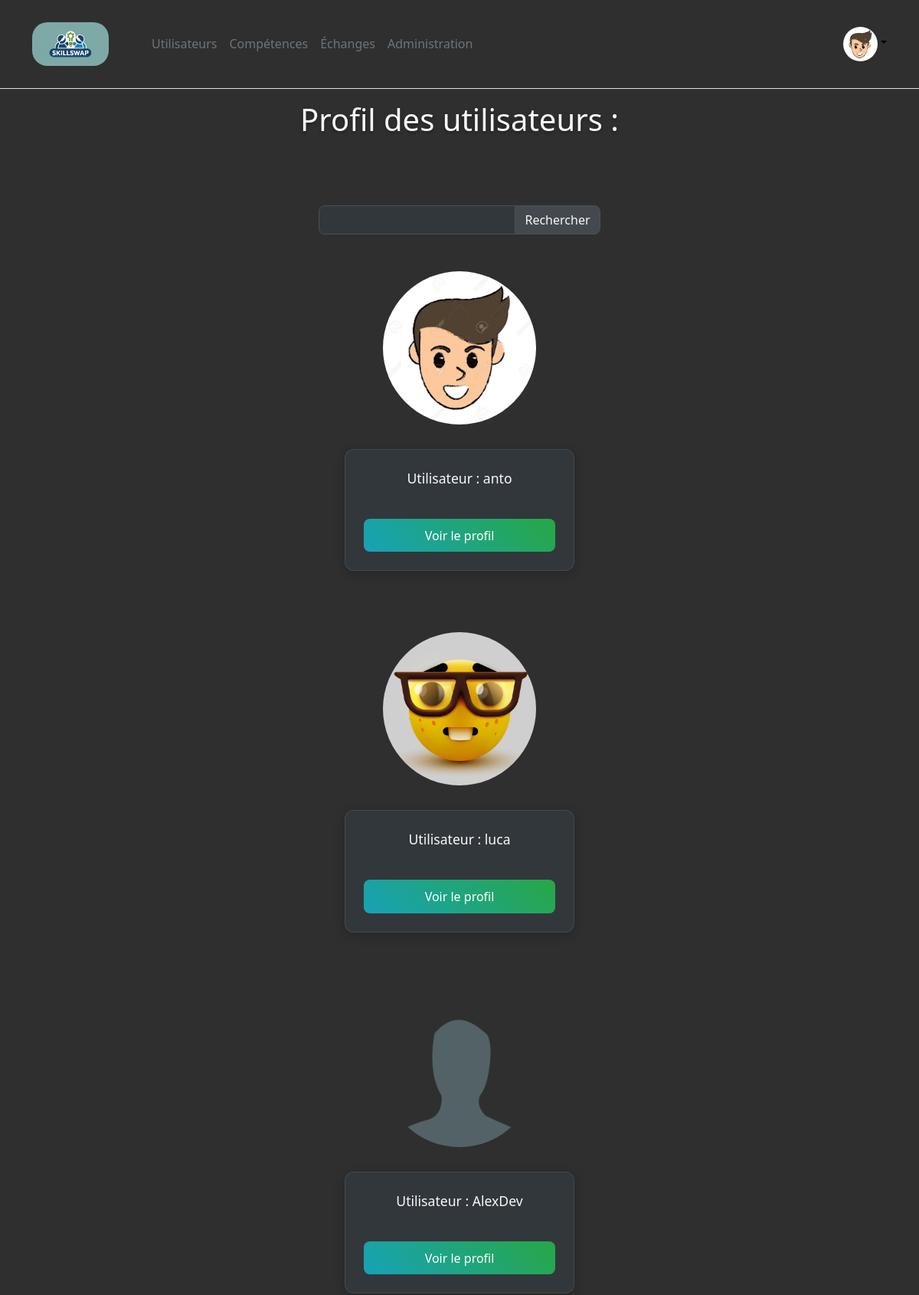
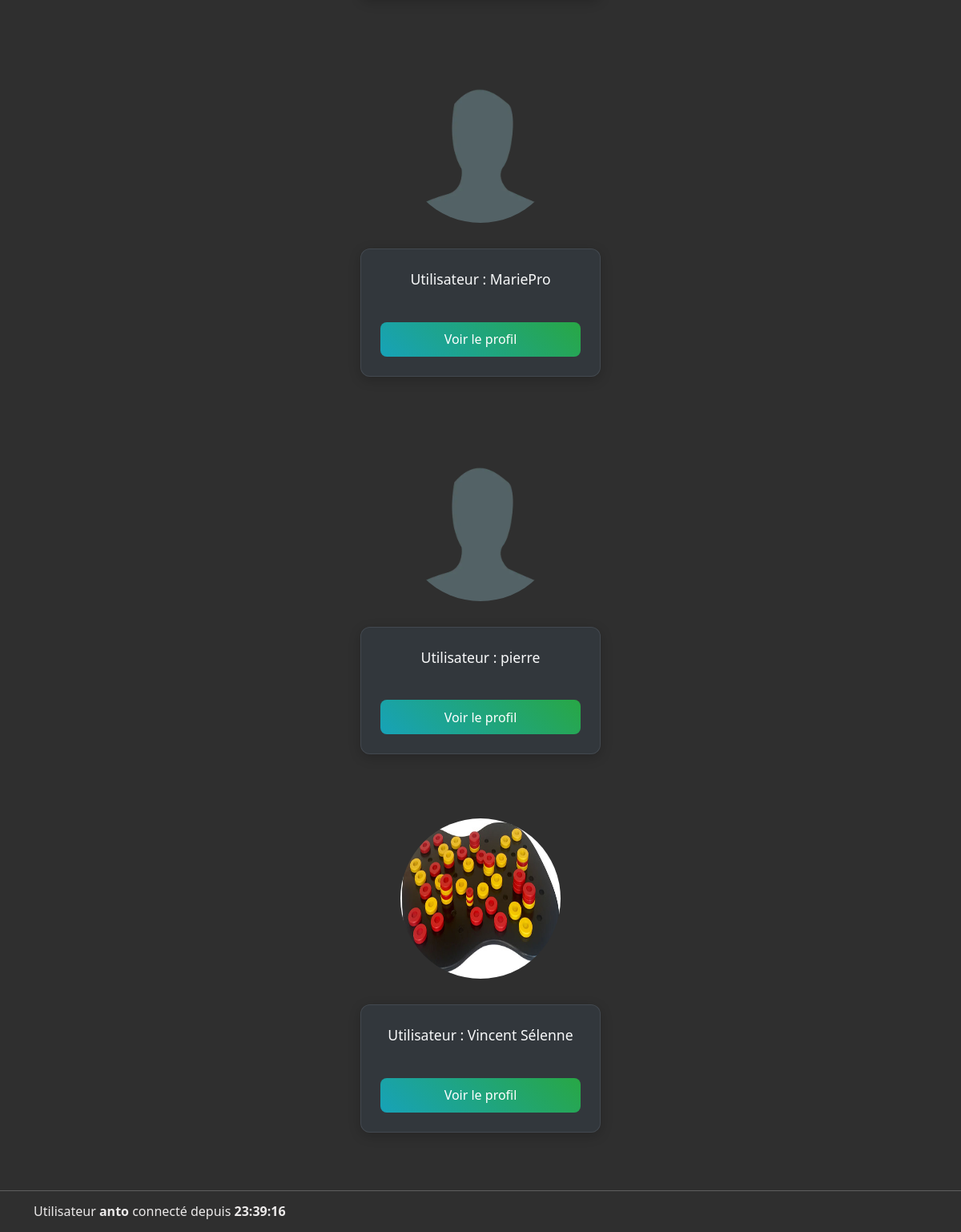
Page /?view=recherche_profil (signed in) on the committed database (2 pictures, top to bottom).
### tables this page shows
CREATE TABLE `utilisateurs` (
  `id` int(11) NOT NULL,
  `pseudo` varchar(20) NOT NULL,
  `passe` varchar(50) NOT NULL,
  `role` varchar(20) NOT NULL DEFAULT 'user',
  `bio` text NOT NULL DEFAULT '',
  `token` int(11) NOT NULL DEFAULT 100
);

CREATE TABLE `images` (
  `id` int(11) NOT NULL,
  `user_id` int(11) NOT NULL,
  `file_name` varchar(255) NOT NULL,
  `file_path` varchar(500) NOT NULL,
  `uploaded_at` timestamp NULL DEFAULT current_timestamp()
);

### libs/maLibUtils.php (called while the page is built, shortened)
<?php
function valider($nom,$type="REQUEST")
{
	switch($type)
	{
		case 'REQUEST':
		if(isset($_REQUEST[$nom]) && !($_REQUEST[$nom] == ""))
			return proteger($_REQUEST[$nom]);
		break;
		case 'SESSION':
		if(isset($_SESSION[$nom]) && !($_SESSION[$nom] == ""))
			return $_SESSION[$nom];
		break;
	}
	return false;
}
function proteger($str)
{
	if (is_array($str))
	{
		$nextTab = array();
		foreach($str as $cle => $val)
		{
			$nextTab[$cle] = addslashes($val);
		}
		return $nextTab;
	}
	else
		return addslashes ($str);
}
?>

### libs/maLibSQL.pdo.php (called while the page is built, shortened)
<?php
function SQLGetChamp($sql)
{
	global $BDD_host;
	global $BDD_base;
	global $BDD_user;
	global $BDD_password;
	try {
		$dbh = new PDO("mysql:host=$BDD_host;dbname=$BDD_base", $BDD_user, $BDD_password);
	} catch (PDOException $e) {
		die("<font color=\"red\">SQLGetChamp: Erreur de connexion : " . $e->getMessage() . "</font>");
	}
	$dbh->exec("SET CHARACTER SET utf8");
	$res = $dbh->query($sql);
	$num = $res->rowCount();
	if ($num==0) return false;
	$res->setFetchMode(PDO::FETCH_NUM);
	$ligne = $res->fetch();
	if ($ligne == false) return false;
	else return $ligne[0];
}
function SQLSelect($sql)
{
 	global $BDD_host;
	global $BDD_base;
 	global $BDD_user;
 	global $BDD_password;
	try {
		$dbh = new PDO("mysql:host=$BDD_host;dbname=$BDD_base", $BDD_user, $BDD_password);
	} catch (PDOException $e) {
		die("<font color=\"red\">SQLSelect: Erreur de connexion : " . $e->getMessage() . "</font>");
	}
	$dbh->exec("SET CHARACTER SET utf8");
	$res = $dbh->query($sql);
	$num = $res->rowCount();
	if ($num==0) return false;
	else return $res;
}
function parcoursRs($result)
{
	$result->setFetchMode(PDO::FETCH_ASSOC);
	while ($ligne = $result->fetch())
		$tab[]= $ligne;
	return $tab;
}
?>

### libs/modele.php (called while the page is built, shortened)
<?php
include_once("maLibSQL.pdo.php");
function isAdmin($idUser)
{
	$SQL ="SELECT id FROM utilisateurs WHERE id='$idUser' AND role='admin';";
	return SQLGetChamp($SQL);
}
function listerUtilisateurs($texte="") {
    if (!empty($texte)) {
        $texte = "%$texte%";
		$SQL = "SELECT pseudo, id, role, bio, token FROM utilisateurs WHERE pseudo LIKE '$texte' OR id LIKE '$texte'";
        return parcoursRs(SQLSelect($SQL));
    }
    else {
		$SQL = "SELECT pseudo, id, role, bio, token FROM utilisateurs";
        return parcoursRs(SQLSelect($SQL));
    }
}
function getImagePath($userId) {
    $SQL = "SELECT file_path FROM images WHERE user_id = $userId";
    return SQLGetChamp($SQL);
}
?>

### templates/recherche_profil.php (the view, shortened to what this page needs)
<?php
if(valider("connecte","SESSION")){
echo '<h1>Profil des utilisateurs : </h1><br>';
?>
<div class="d-flex login">
<form action="controleur.php">
    <div class="mb-3 input-group">
    <input type="text" class="form-control" id="Rechercher" name="mot">
	<button type="submit" name="action" value="RechercheUser" class="btn btn-outline-secondary">Rechercher</button>
	</div>
</form>
</div>
<?php
$profil = listerUtilisateurs(valider("texte"));
echo '<div class="d-flex afficheCompDiv">';
foreach($profil as $pro){
	$imagePath = getImagePath($pro["id"]);
	if ($imagePath && file_exists($imagePath)) {
    	echo '<img src="' . $imagePath . '" width="200" height="200" class="rounded-circle">';
	} else {
    	echo '<img src="ressources/pp.png" width="200" height="200" class="rounded-circle">';
	}
	echo '<form action="controleur.php">';
	echo '<div class="afficheComp2">';
	echo '<div>Utilisateur : '.$pro["pseudo"].'</div><br>';
	echo '<button type="submit" name="action" value="Profil" class="btn btn-primary">Voir le profil</button>';
	echo '</div>';
	echo '</form>';
	echo '<br>';
}
echo '</div>';
}
else{
  header("Location:./index.php?view=login");
}
?>
<link rel="stylesheet" href="Style/recherche_profil.css">

### templates/header.php (shortened to what this page needs)
<!doctype html>
<html lang="en">
  <head>
    <link href="https://cdn.jsdelivr.net/npm/bootstrap@5.3.6/dist/css/bootstrap.min.css" rel="stylesheet">
</head>
  <body>
<header class="p-3 mb-3 border-bottom bg-light" style="background-color: rgb(47, 47, 47) !important;">
  <div class="container">
    <nav class="navbar navbar-expand-lg">
      <a class="navbar-brand me-5" href="?view=accueil" style="color:rgb(236, 234, 234);"><img style="width:100px; border-radius:20px;" src="ressources/skillswap.jpg"></a>
      <div class="collapse navbar-collapse" id="navbarMenu">
        <ul class="navbar-nav me-auto mb-2 mb-lg-0">
          <?php
          if(valider("connecte","SESSION")){
            echo '<li class="nav-item"><a href="?view=recherche_profil" class="nav-link px-2 link-secondary">Utilisateurs</a>';
            echo '</li>';
            echo '<li class="nav-item"><a href="?view=competences" class="nav-link px-2 link-secondary">Compétences</a>';
            echo '</li>';
            echo '<li class="nav-item"><a href="?view=echanges" class="nav-link px-2 link-secondary">Échanges</a>';
            echo '</li>';
            if(isAdmin(valider("idUser","SESSION"))){
              echo '<li class="nav-item"><a href="?view=admin" class="nav-link px-2 link-secondary">Administration</a>';
              echo '</li>';
            }
          }
          ?>
        </ul>
        <div class="d-flex">
          <?php
          if(!valider("connecte","SESSION")){
              echo '<ul class="navbar-nav">';
              echo '<li class="nav-item"><a href="?view=login" class="nav-link px-2 link-secondary">Se connecter</a></li>';
              echo '</ul>';
          } else {
              echo '<div class="dropdown">';
              echo '<a href="#" class="d-block link-body-emphasis text-decoration-none dropdown-toggle" data-bs-toggle="dropdown" aria-expanded="false">';
              $imagePath = getImagePath(valider("idUser", "SESSION"));
              if ($imagePath && file_exists($imagePath)) {
                echo '<img src="' . $imagePath . '" width="45" height="45" class="rounded-circle">';
              } else {
                echo '<img src="ressources/pp.png" width="45" height="45" class="rounded-circle">';
              }
              echo '</a>';
              echo '</div>';
          }
          ?>
        </div>
      </div>
    </nav>
  </div>
</header>
  <div class="container">

### index.php (shortened to what this page needs)
<?php
	include_once "libs/maLibUtils.php";
	include_once "libs/modele.php";
	$view = valider("view");
	include("templates/header.php");
	switch($view)
	{
		default :
			if (file_exists("templates/$view.php"))
				include("templates/$view.php");
	}
	include("templates/footer.php");
?>

### templates/footer.php (shortened to what this page needs)
</div>
<hr>
<div class="bottom">
  <div class="container">
   	 <p class="text-muted credit">
		<?php
		if (valider("connecte","SESSION"))
		{
			echo "<h6>Utilisateur <b>$_SESSION[pseudo]</b> connecté depuis <b>$_SESSION[heureConnexion]</b> &nbsp; </h6>";
		}
		?>
	</p>
  </div>
</div>
</body>
</html>

### Style/recherche_profil.css (style rules this page uses)
h1 { color: #f8f9fa !important; font-weight: 300 !important; text-align: center; margin-bottom: 2rem !important; text-shadow: 0 2px 4px rgba(0,0,0,0.3); }
.login { justify-content: center; margin: 2rem 0; }
.login .input-group { max-width: 600px; width: 100%; }
.login .form-control { background-color: rgba(52, 58, 64, 0.8) !important; border: 1px solid #495057 !important; color: #f8f9fa !important; border-radius: 8px 0 0 8px !important; }
.login .form-control::placeholder { color: #adb5bd !important; }
.login .btn-outline-secondary { border-color: #495057 !important; color: #f8f9fa !important; background-color: rgba(73, 80, 87, 0.8) !important; border-radius: 0 8px 8px 0 !important; transition: all 0.3s ease; }
.afficheCompDiv { flex-wrap: wrap; gap: 1.5rem; justify-content: center; margin-top: 2rem; }
.afficheComp2 { background: rgba(52, 58, 64, 0.8) !important; border: 1px solid rgba(108, 117, 125, 0.3); border-radius: 12px; padding: 1.5rem; margin: 0.5rem; min-width: 280px; max-width: 320px; backdrop-filter: blur(10px); transition: all 0.3s ease; box-shadow: 0 4px 15px rgba(0,0,0,0.2); }
.afficheComp2 div { color: #f8f9fa !important; font-weight: 500; font-size: 1.1rem; margin-bottom: 1rem; text-align: center; }
.btn-primary { background: linear-gradient(45deg, #17a2b8, #28a745) !important; border: none !important; border-radius: 8px !important; padding: 0.6rem 1.5rem !important; font-weight: 500 !important; transition: all 0.3s ease !important; width: 100%; }
.afficheComp2 { animation: slideInUp 0.6s ease forwards; }
a { text-decoration: none; }

### templates/header.php (style rules this page uses)
body { background-color: rgb(47, 47, 47) !important; color : rgb(236, 234, 234) !important; }
input { background-color: rgb(47, 47, 47) !important; color : rgb(236, 234, 234) !important; max-width : 450px !important; }
.login { text-align: center !important; justify-content: center !important; flex-direction: column; align-items: center; }
.afficheCompDiv { justify-content: center !important; flex-direction: column; align-items: center; }
.afficheComp2 { border : 1px solid rgb(71, 71, 71) ; padding : 10px ; background-color : rgb(71, 71, 71) ; width : 300px ; color : rgb(255, 255, 255) ; text-align : center; }

### rows in the picture
utilisateurs: id.file_path (picture), pseudo "anto"
utilisateurs: id.file_path (picture), pseudo "luca"
utilisateurs: pseudo "AlexDev"
utilisateurs: pseudo "MariePro"
utilisateurs: pseudo "pierre"
utilisateurs: id.file_path (picture), pseudo "Vincent Sélenne"

### other values in the picture
$_SESSION[pseudo] "anto"
$_SESSION[heureConnexion] "23:39:16"
